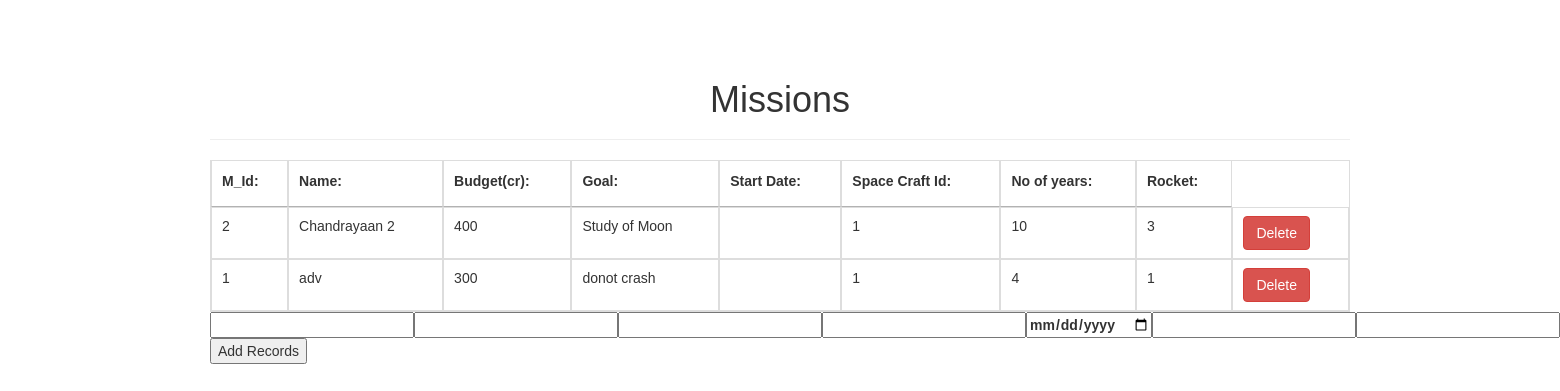
Page /php/bookinglist.php on the committed database.
### tables this page shows
CREATE TABLE IF NOT EXISTS `mission` (
  `M_Id` int(5) NOT NULL,
  `Name` varchar(20) NOT NULL,
  `Budget` int(20) NOT NULL,
  `Goal` varchar(100) NOT NULL,
  `C_Id` int(5) DEFAULT NULL,
  `No_years` int(4) DEFAULT NULL,
  `V_Id` int(5) DEFAULT NULL,
  `Distance` int(10) NOT NULL,
  PRIMARY KEY (`M_Id`),
  KEY `V_Id` (`V_Id`),
  KEY `C_Id` (`C_Id`)
);

### php/bookinglist.php (the view, shortened to what this page needs)
<?php
     $connection= mysqli_connect('localhost','root','','sroms');
    $select_query="SELECT * FROM `mission` ORDER BY M_Id DESC";
    $result= mysqli_query($connection,$select_query);
?>
<!DOCTYPE html>
<html lang="en">
<head>
    <link href="http://maxcdn.bootstrapcdn.com/bootstrap/3.2.0/css/bootstrap.min.css" rel="stylesheet">
    <link rel="stylesheet" href="http://cdn.datatables.net/1.10.2/css/jquery.dataTables.min.css">
    <link rel="stylesheet" href="sweetalert2/sweetalert2.css">
    <link rel="stylesheet" href="animate.css">
    <link rel="stylesheet" href="style.css">
</head>
<body>
  <br><br>
   <div class="container">
        <div class="row">
           <div class="col-md-12">
             <div class="page-header">
                <h1 style="text-align: center;">Missions</h1>
              </div>
              <table id="myTable" class="table table-bordered animated bounce">
                <thead>
                    <th><label for="M_Id">M_Id:</label></th>
                    <th><label for="Name">Name:</label></th>
                    <th><label for="Budjet">Budget(cr):</label></th>
                    <th><label for="Goal">Goal:</label></th>
                    <th><label for="Startdate">Start Date:</label></th>
                    <th><label for="C_Id">Space Craft Id:</label></th>
                    <th><label for="No_years">No of years:</label></th>
                    <th><label for="V_Id">Rocket:</label></th>
                </thead>
                <tbody>
                    <?php while($row=mysqli_fetch_assoc($result)){ ?>
                    <tr>
                        <td><?php echo $row['M_Id']; ?></td>
                        <td><?php echo $row['Name']; ?></td>
                        <td><?php echo $row['Budget']; ?></td>
                        <td><?php echo $row['Goal']; ?></td>
                        <td><?php echo $row['Startdate']; ?></td>
                        <td><?php echo $row['C_Id']; ?></td>
                        <td><?php echo $row['No_years']; ?></td>
                        <td><?php echo $row['V_Id']; ?></td>
                        <td><a class="btn btn-danger" href="deleten.php?id=<?php echo $row['M_Id']; ?>">Delete</a></td>
                    </tr>
                    <?php }   ?>
                </tbody>
            </table>
               <form action="insert.php" method="post">
	<table class="sumne">
    <tr>
    	<th><label for="M_Id"></label><input type="number" name="M_Id" id="M_Id">
        </th>
        <th><label for="Name"></label><input type="text" name="Name" id="Name"></th>
        <th><label for="Budjet"></label><input type="number" name="Budget" id="Budget"></th>
        <th><label for="Goal"></label><input type="text" name="Goal" id="Goal"></th>
        <th><label for="Startdate"></label><input type="date" name="Startdate" id="Startdate"></th>
        <th><label for="C_Id"></label><input type="number" name="C_Id" id="C_Id"></th>
        <th><label for="No_years"></label><input type="number" name="No_years" id="No_years"></th>
    </tr>
    </table>
    <input type="submit" value="Add Records">
</form>
            </div>
        </div>
   </div>
</body>
</html>

### css/style.css (style rules this page uses)
body { margin:0; padding:0; background-img:url("space.jpg"); background-size:cover; background-size:cover; font-family: 'Montserrat', sans-serif; }

### php/bookinglist.php (style rules this page uses)
.sumne { width: 1000px; }

### rows in the picture
mission: M_Id "2", Name "Chandrayaan 2", Budget "400", Goal "Study of Moon", C_Id "1", No_years "10", V_Id "3"
mission: M_Id "1", Name "adv", Budget "300", Goal "donot crash", C_Id "1", No_years "4", V_Id "1"
